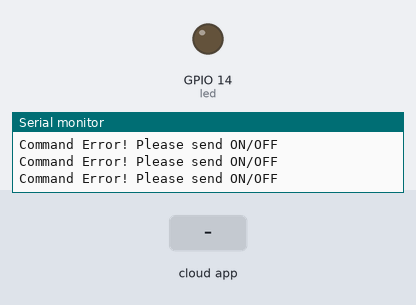
Simulated run of this sketch. Board: ESP8266 (NodeMCU). On the bench: output pins drawn as LEDs (lit = HIGH), the last lines printed to the serial monitor. Inputs (shaded band) come from the test bench. WiFi joins after 1.5 s; servers stay silent unless stated; the Firebase database answers and starts empty.

Above: at 3.7 s.
3.8 s: the phone or cloud app sets LED_STATUS to ON
At 4.3 s:
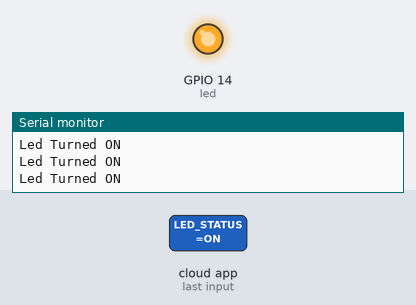
5.3 s: the phone or cloud app sets LED_STATUS to OFF
At 6.7 s:
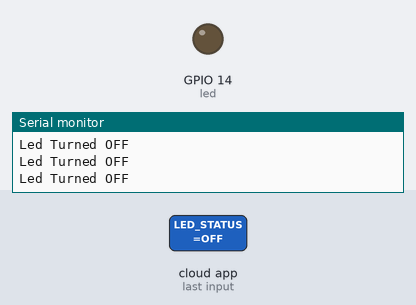
Timing chart, 0 to 8.3 s (numbered marks = the images above; inputs shaded):
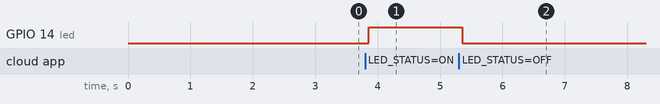

Measured:
- after the input at 3.8 s, GPIO 14 (led): LOW → HIGH after 0.06 s
- after the input at 5.3 s, GPIO 14 (led): HIGH → LOW after 0.06 s

The sketch:

smartLock.ino
```cpp
#include <ESP8266HTTPClient.h>

#include <ESP8266WiFi.h>
#include <FirebaseArduino.h>
 WiFiClient client;
 WiFiServer server(80);
#define FIREBASE_HOST "smart-door-lock-1f825-default-rtdb.firebaseio.com"              // the project name address from firebase id
#define FIREBASE_AUTH "smvPaBS1PaRqFpORKD2XaqaPpDoOHZQUaaZ8r0WR"       // the secret key generated from firebase
#define WIFI_SSID "dlink1"
#define WIFI_PASSWORD ""

String fireStatus = "";                                                     // led status received from firebase
int led = 14;

void setup()
{
  Serial.begin(9600);
  delay(1000);
  pinMode(led, OUTPUT);
  digitalWrite(led,LOW);
  WiFi.begin(WIFI_SSID, WIFI_PASSWORD);
  Serial.print("Connecting to ");
  Serial.print(WIFI_SSID);
  while (WiFi.status() != WL_CONNECTED)
  {
    Serial.print(".");
    delay(500);
  }
  server.begin();
  Serial.println();
  Serial.print("Connected to ");
  Serial.println(WIFI_SSID);
  Firebase.begin(FIREBASE_HOST,FIREBASE_AUTH);                  // connect to firebase
 // Firebase.setString("LED_STATUS", "OFF");                       //send initial string of led status
}

void loop()
{
  fireStatus = Firebase.getString("LED_STATUS");                                      // get ld status input from firebase
  if (fireStatus == "ON")
  {                                                          // compare the input of led status received from firebase
    Serial.println("Led Turned ON");
    digitalWrite(led, HIGH);                                                         // make external led ON
  }
  else if (fireStatus == "OFF")
  {                                                  // compare the input of led status received from firebase
    Serial.println("Led Turned OFF");
    digitalWrite(led, LOW);                                                         // make external led OFF
  }
  else
  {
    Serial.println("Command Error! Please send ON/OFF");
    digitalWrite(led,LOW);
  }}
```
